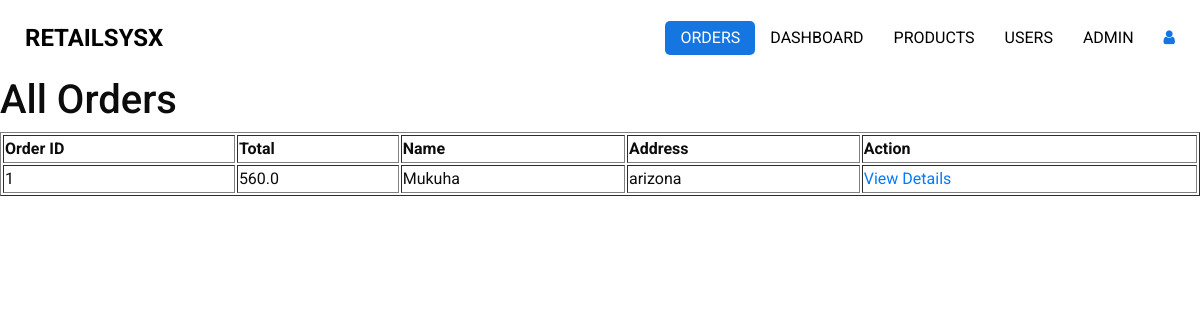
Before: /all_orders (signed in) with the older database file.
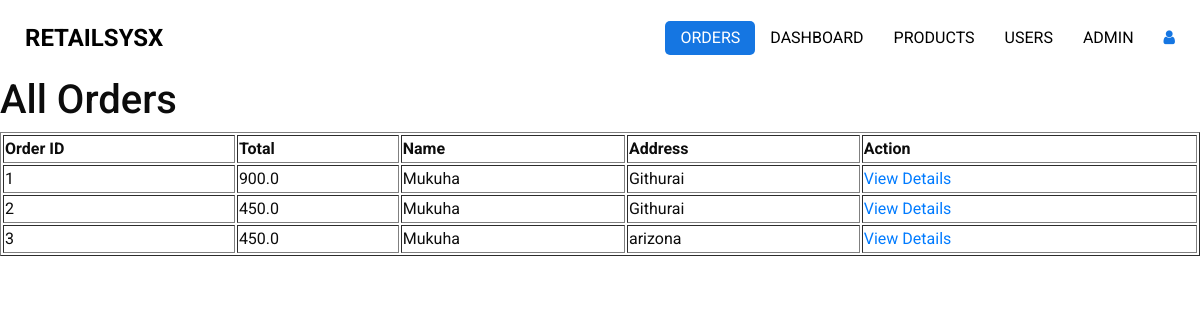
After: the same page with the newer database file.
### app.py (models this page shows)
class Order(db.Model):
    id = db.Column(db.Integer, primary_key=True)
    user_id = db.Column(db.Integer, db.ForeignKey('user.id', ondelete='CASCADE'), nullable=False)
    total = db.Column(db.Float, nullable=False)
    full_name = db.Column(db.String(100), nullable=False)
    address = db.Column(db.String(255), nullable=False)
    items = db.relationship('OrderItem', backref='order', lazy=True)

### app.py (the view)
@app.route('/all_orders')
@login_required
def all_orders():
    orders = Order.query.all()
    return render_template('admin/templates/admin_order.html', orders=orders)

### app.py (called while the page is built)
@login_manager.user_loader
def load_user(user_id):
    return User.query.get(int(user_id))

### templates/admin/templates/admin_order.html (shortened to what this page needs)
<!DOCTYPE html>
<html>
<head>
  <link rel="stylesheet" type="text/css" href="../static/css/bootstrap.css" />
  <link href="../static/css/font-awesome.min.css" rel="stylesheet" />
  <link href="../static/css/style.css" rel="stylesheet" />
  <link href="../static/css/responsive.css" rel="stylesheet" />
</head>
<body>
  <div class="hero_area">
    <header class="header_section">
      <div class="container-fluid">
        <nav class="navbar navbar-expand-lg custom_nav-container ">
          <a class="navbar-brand" href="href="{{ url_for('main') }}"">
            <span>
              RetailSysX
            </span>
          </a>
          <div class="collapse navbar-collapse" id="navbarSupportedContent">
            <ul class="navbar-nav  ">
              <li class="nav-item active">
                <a class="nav-link" href="">Orders </a>
              </li>
                 <li class="nav-item">
                <a class="nav-link" href="{{ url_for('admin_page') }}">Dashboard</a>
              </li>
              <li class="nav-item">
                <a class="nav-link" href="{{ url_for('manage_products') }}">Products</a>
              </li>
              <li class="nav-item">
                <a class="nav-link" href="{{ url_for('delete_user_page') }}">Users</a>
              </li>
              <li class="nav-item">
                <a class="nav-link" href="{{ url_for('add_admin_page') }}">Admin</a>
              </li>
            </ul>
            <div class="user_optio_box">
              <a href="{{ url_for('index') }}" onclick="return confirmLogout()">
                <i class="fa fa-user" aria-hidden="true" title="Logout as user"></i>
              </a>
            </div>
          </div>
        </nav>
      </div>
    </header>
<body>
    <h1>All Orders</h1>
    <table border="1">
        <thead>
            <tr>
                <th>Order ID</th>
                <th>Total</th>
                <th>Name</th>
                <th>Address</th>
                <th>Action</th>
            </tr>
        </thead>
        <tbody>
            {% for order in orders %}
                <tr>
                    <td>{{ order.id }}</td>
                    <td>{{ order.total }}</td>
                    <td>{{ order.full_name }}</td>
                    <td>{{ order.address }}</td>
                    <td><a href="{{ url_for('order_confirmation', order_id=order.id) }}">View Details</a></td>
                </tr>
            {% endfor %}
        </tbody>
    </table>
</body>
</html>

### static/css/style.css (style rules this page uses)
body { font-family: "Roboto", sans-serif; color: #0c0c0c; background-color: #ffffff; overflow-x: hidden; }
a, a:hover, a:focus { text-decoration: none; }
.hero_area { position: relative; min-height: 100vh; display: -webkit-box; display: -ms-flexbox; display: flex; -webkit-box-orient: vertical; -webkit-box-direction: normal; -ms-flex-direction: column; flex-direction: column; }
.header_section .container-fluid { padding-right: 25px; padding-left: 25px; }
.navbar-brand span { font-weight: bold; color: #000000; font-size: 24px; text-transform: uppercase; }
.custom_nav-container { padding: 15px 0; }
.custom_nav-container .navbar-nav { margin: auto; }
.custom_nav-container .navbar-nav .nav-item .nav-link { padding: 5px 25px; color: #000000; text-align: center; text-transform: uppercase; border-radius: 5px; -webkit-transition: all 0.3s; transition: all 0.3s; }
.custom_nav-container .navbar-nav .nav-item:hover .nav-link, .custom_nav-container .navbar-nav .nav-item.active .nav-link { color: #ffffff; background-color: #1576E2; }
.user_optio_box { display: -webkit-box; display: -ms-flexbox; display: flex; }
.user_optio_box a { margin-left: 15px; color: #1576E2; }

### static/css/responsive.css (style rules this page uses)
@media (max-width: 1300px) { .custom_nav-container .navbar-nav { margin: 0; margin-left: auto; align-items: center; } }
@media (max-width: 1300px) { .custom_nav-container .navbar-nav .nav-item .nav-link { padding: 5px 15px; } }

Changed rows visible on the page:
changed Order id 1: total "560.0" → "900.0"; address "arizona" → "Githurai"
added Order: id "2", total "450.0", full_name "Mukuha", address "Githurai"
added Order: id "3", total "450.0", full_name "Mukuha", address "arizona"
